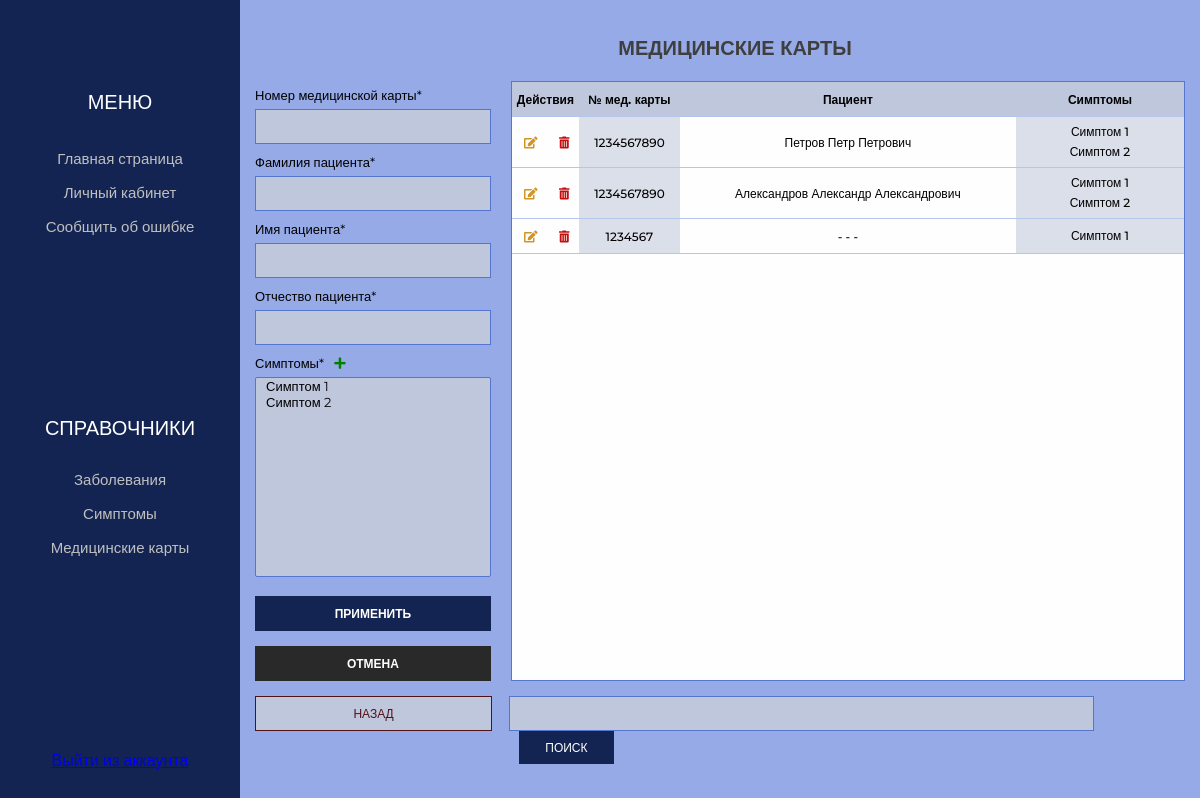
The page /medicalRecord on the database as committed earlier.
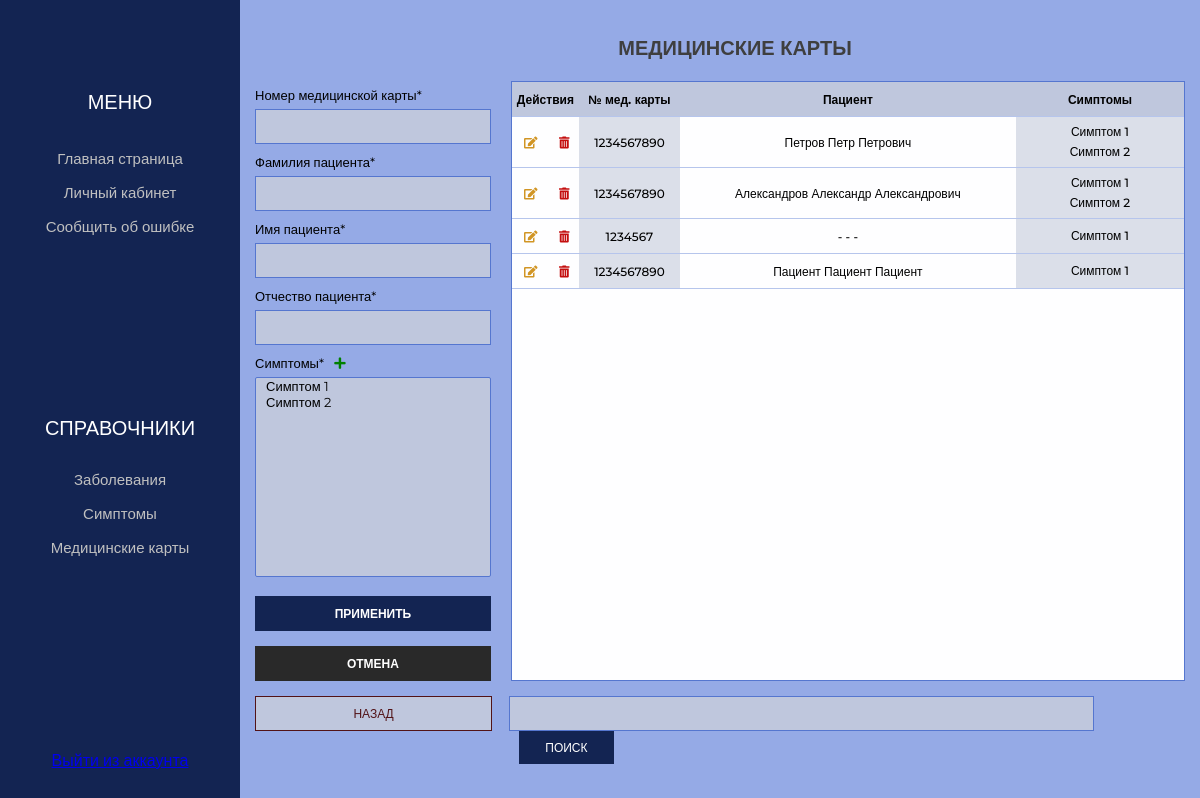
The same page on the database as committed later.
### app/models.py (models this page shows, shortened)
class Patient(models.Model):
    surname_patient             = models.CharField(max_length=50, verbose_name='Фамилия пациента', null=True, blank=True)
    name_patient                = models.CharField(max_length=50, verbose_name='Имя пациента', null=True, blank=True)
    middlename_patient          = models.CharField(max_length=50, verbose_name='Отчество пациента', null=True, blank=True)
    email                       = models.EmailField(verbose_name='Почта', max_length=254, null=True, blank=True)
    birthday_patient            = models.DateField(max_length=50, verbose_name='День рождение пациента', null=True, blank=True)
    gender_patient              = models.CharField(max_length=50, verbose_name='Пол пациента', null=True, blank=True)
    enlightenment_patient       = models.CharField(max_length=50, verbose_name='Санитарное просвящение пациента', null=True)
    number_of_medical_card      = models.CharField(max_length=50, verbose_name='Номер медицинской карты', null=True)
    symptoms_patient            = models.ManyToManyField('Symptom', verbose_name="Симптомы", related_name = 'symptoms_patient' , blank=True)
    childhood_diseases          = models.ManyToManyField('Disease', verbose_name="Болезни детства", related_name = 'childhood_diseases', blank=True)
    relatives_diseases          = models.ManyToManyField('Disease', verbose_name="Болезни у родственников", related_name = 'relatives_diseases', blank=True)
    chronic_disease             = models.CharField(max_length=250, verbose_name='Хронические заболевания', null=True, blank=True)
    description_recommendation  = models.CharField(max_length=200, verbose_name='Описание рекомендации', null=True, blank=True)
    date_recommendation         = models.DateField(max_length=50, verbose_name='Дата выдачи рекомендации', null=True, blank=True)
    period_recommendation       = models.DateField(max_length=50, verbose_name='Период времени', null=True, blank=True)
    fk_account                  = models.ForeignKey(Account, on_delete = models.DO_NOTHING, verbose_name = 'Врач', null=True, blank=True)
    class Meta:
        verbose_name            = "Пациент"
        verbose_name_plural     = "Пациенты"

class Symptom(models.Model):
    name_symptom            = models.CharField(max_length=50, verbose_name='Наименование симптома', null=False)
    description_symptom     = models.CharField(max_length=200, verbose_name='Описание симптома', null=False)
    class Meta:
        verbose_name            = "Симптом"
        verbose_name_plural     = "Симптомы"
    def __str__(self):
        return self.name_symptom

### app/views.py (the view)
# urls.py: path('medicalRecord', views.medicalRecord, name='medicalRecord'),
def medicalRecord(request):
    error = ''
    search_query = request.GET.get('search','')
    if search_query:
        elements = Patient.objects.filter(Q(surname_patient__icontains=search_query) |
        Q(name_patient__icontains=search_query) |
        Q(middlename_patient__icontains=search_query) |
        Q(symptoms_patient__name_symptom__icontains=search_query) |
        Q(number_of_medical_card__icontains=search_query) |
        Q(gender_patient__icontains=search_query))
    else:
        elements = Patient.objects.all()
    if request.method == 'POST':
        form = MedicalRecordForm(request.POST)
        if form.is_valid():
            form.save()
        else:
            error = 'Возникла ошибка'
    form = MedicalRecordForm()
    context = {'elements': elements, 'form': form}
    return render(request, 'app/doctor/MedicalRecord.html', context)

### app/forms.py
class MedicalRecordForm(ModelForm):
    class Meta:
        model = Patient
        fields = ['surname_patient','name_patient','middlename_patient','symptoms_patient','number_of_medical_card']
        widgets = {
            "surname_patient": TextInput(attrs={
                'class': 'input_text',
                'required': 'true'
            }),
            "name_patient": TextInput(attrs={
                'class': 'input_text',
                'required': 'true'
            }),
            "middlename_patient": TextInput(attrs={
                'class': 'input_text',
                'required': 'true'
            }),
            "symptoms_patient": SelectMultiple(attrs={
                'class': 'input_text patient',
                'required': 'true'
            }),
            "number_of_medical_card": NumberInput(attrs={
                'class': 'input_text',
                'required': 'true'
            })
        }

### app/templates/app/doctor/MedicalRecord.html (shortened to what this page needs)
{% extends 'app/doctor/base_nav.html' %}
{% load static %}
{% block content %}
<section class="main">
    <div class="container">
        <div class="header">
            <div class="header_conatiner">
                <h1 class="header_title">МЕДИЦИНСКИЕ КАРТЫ</h1>
            </div>
        </div>
        <form action="{{ data.medicalRecord }}" method="POST" class="section" name='form_name'>
            <div class="left_block">
                <div class="left_items">
                    <p class="input_title symptoms">Номер медицинской карты*&nbsp;&nbsp;</p>
                    {{ form.number_of_medical_card }}
                </div>
                <div class="left_items">
                    <p class="input_title">Фамилия пациента*</p>
                    {{ form.surname_patient }}
                </div>
                <div class="left_items">
                    <p class="input_title symptoms">Имя пациента*&nbsp;&nbsp;</p>
                    {{ form.name_patient }}
                </div>
                <div class="left_items">
                    <p class="input_title symptoms">Отчество пациента*&nbsp;&nbsp;</p>
                    {{ form.middlename_patient }}
                </div>
                <div class="left_items">
                    <p class="input_title symptoms">Симптомы*&nbsp;&nbsp;
                        <a href="{% url 'symptom' %}"><i style="color: green" class="fas fa-plus"></i></a></p>
                    {{ form.symptoms_patient }}
                </div>
                <div class="buttons">
                    <button type="submit" class="left_button">ПРИМЕНИТЬ</button>
                    <a href="{% url 'medicalRecord' %}" class="link">
                        <div class="left_button cancel">ОТМЕНА</div>
                    </a>
                </div>
            </div>
            <div class="right_block">
                {% if elements %}
                <table class="table symptom" border="0" cellspacing="0">
                    <tr class="header_table">
                        <th width="10%" colspan="2">Действия</th>
                        <th width="15%">№ мед. карты</th>
                        <th width="50%">Пациент</th>
                        <th>Симптомы</th>
                    </tr>
                    {% for el in elements %}
                    <tr class="header_table">
                        <td>
                            <a href="{% url 'medicalRecord_update' el.id  %}"><i style="color:rgb(209, 149, 36)" class="fas fa-edit"></i></a>
                        </td>
                        <td>
                            <a href="{% url 'medicalRecord_delete' el.id  %}"><i style="color:rgb(196, 14, 14)"  class="fas fa-trash-alt"></i></a>
                        </td>
                        <td class="color">{{ el.number_of_medical_card}}</td>
                        <td>{{ el.surname_patient}} {{ el.name_patient}} {{ el.middlename_patient}}</td>
                        <td class="color" style="padding:5px" width="30%">
                        {% for s in el.symptoms_patient.all%}
                            <p class="stroke">{{ s.name_symptom }}</p>
                        {% endfor %}
                        </td>
                    </tr>
                    {% endfor %}
                    {% else %}
                    <tr class="header_table">
                        <td width=90%>
                            <p style="margin:20px 20px 20px 20px" class="input_title">У вас нет записей</p>
                        </td>
                    </tr>
                    {% endif %}
                </table>
            </div>
        </form>
        <form action="{% url 'medicalRecord' %}" method="GET">
            <div class="bottom_panel">
                <a href="#" class="back">НАЗАД</a>
                <div class="search_panel">
                    <input type="text" class="search" name="search" />
                    <button type="submit" class="bottom_button">ПОИСК</button>
                </div>
            </div>
        </form>
    </div>
</section>
{% endblock content %}

Rows that differ between the two databases and show on the page:
added Patient: number_of_medical_card "1234567890", surname_patient "Пациент", name_patient "Пациент", middlename_patient "Пациент", Symptom (name_symptom "Симптом 1")
